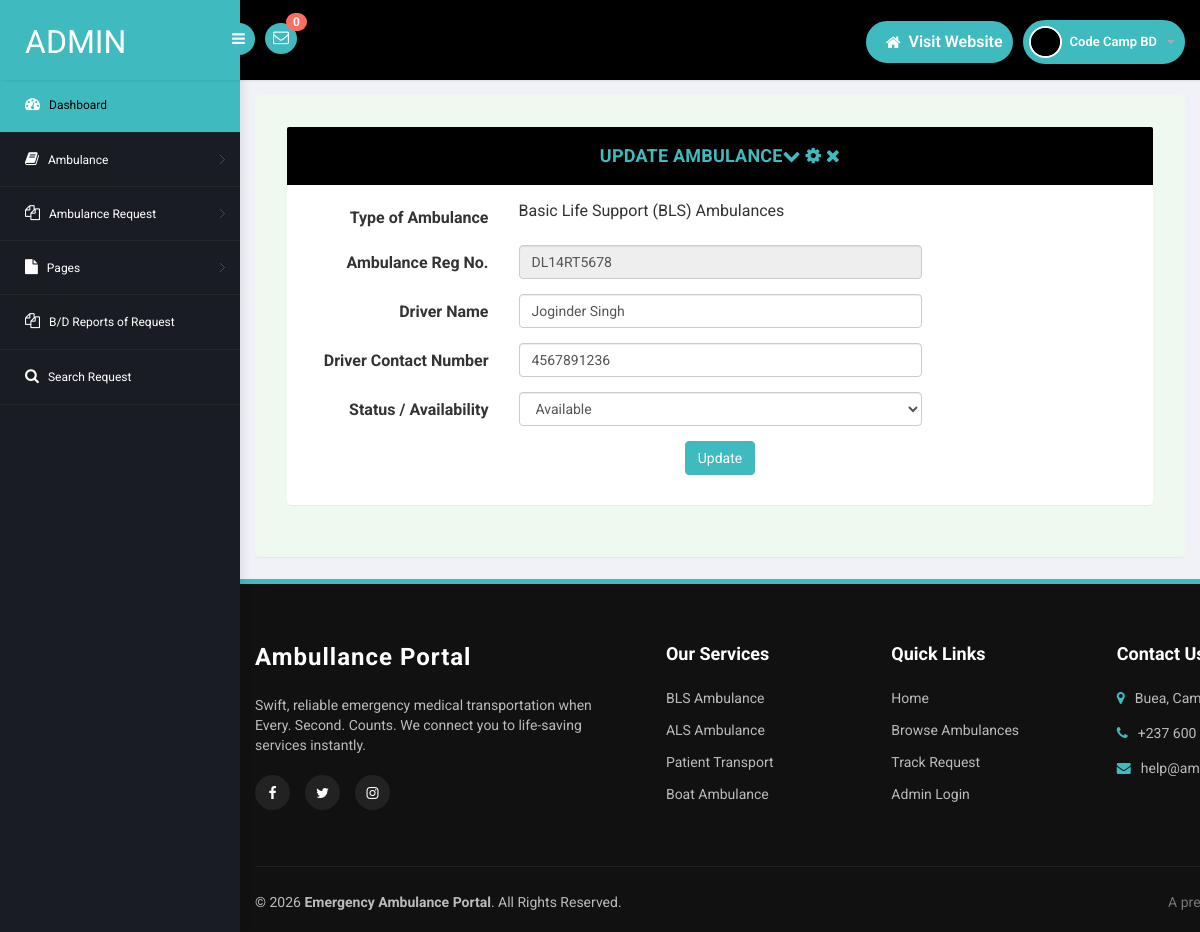
Screenshot of /admin/edit-ambulance.php?editid=1 (signed in) with the database file from the repository.
### tables this page shows
CREATE TABLE `tblambulance` (
  `ID` int(11) NOT NULL,
  `AmbulanceType` varchar(250) DEFAULT NULL,
  `AmbRegNum` varchar(250) DEFAULT NULL,
  `DriverName` varchar(250) DEFAULT NULL,
  `DriverContactNumber` bigint(20) DEFAULT NULL,
  `CreationDate` timestamp NULL DEFAULT current_timestamp(),
  `Status` varchar(250) DEFAULT NULL,
  `UpdationDate` timestamp NULL DEFAULT NULL ON UPDATE current_timestamp()
);

### admin/edit-ambulance.php (the view, shortened to what this page needs)
<?php
include('includes/dbconnection.php');
if (strlen($_SESSION['eahpaid']==0)) {
  header('location:logout.php');
  } else{
  ?>
<!DOCTYPE html>
<head>
<link rel="stylesheet" href="css/bootstrap.min.css" >
<link href="css/style.css?v=<?=time()?>" rel='stylesheet' type='text/css' />
<link href="css/style-responsive.css?v=<?=time()?>" rel="stylesheet"/>
<link rel="stylesheet" href="css/font.css" type="text/css"/>
<link href="css/font-awesome.css" rel="stylesheet">
</head>
<body>
<section id="container">
<?php include_once('includes/header.php');?>
<?php include_once('includes/sidebar.php');?>
<section id="main-content">
	<section class="wrapper">
		<div class="form-w3layouts">
            <div class="row">
                <div class="col-lg-12">
                    <section class="panel">
                        <header class="panel-heading">
                            Update Ambulance
                            <span class="tools pull-right">
                                <a class="fa fa-chevron-down" href="javascript:;"></a>
                                <a class="fa fa-cog" href="javascript:;"></a>
                                <a class="fa fa-times" href="javascript:;"></a>
                             </span>
                        </header>
                        <div class="panel-body">
                            <div class="form">
                                <form class="cmxform form-horizontal " method="post" action="">
                                    <?php
 $cid=$_GET['editid'];
$ret=mysqli_query($con,"select * from tblambulance where ID='$cid'");
while ($row=mysqli_fetch_array($ret)) {
?>
                                    <div class="form-group ">
                                        <label for="adminname" class="control-label col-lg-3">Type of Ambulance</label>
                                        <div class="col-lg-6">
                                             <?php   $atype=$row['AmbulanceType'];
                 if($atype=="1"){ ?>
                  <p>Basic Life Support (BLS) Ambulances</p>
                <?php } elseif($atype=="2"){ ?>
                  <p>Advanced Life Support (ALS) Ambulances</p>
                <?php } elseif($atype=="3"){ ?>
                   <p>Non-Emergency Patient Transport Ambulances</p>
                   <?php } elseif($atype=="4"){ ?>
                     <p>Boat Ambulance</p>
                     <?php } ?>
                                        </div>
                                    </div>
                                    <div class="form-group ">
                                        <label for="adminname" class="control-label col-lg-3">Ambulance Reg No.</label>
                                        <div class="col-lg-6">
                                            <input class=" form-control" id="ambregnum" name="ambregnum" type="text" readonly="true" value="<?php  echo $row['AmbRegNum'];?>">
                                        </div>
                                    </div>
                                    <div class="form-group ">
                                        <label for="adminname" class="control-label col-lg-3">Driver Name</label>
                                        <div class="col-lg-6">
                                            <input class=" form-control" id="dname" name="dname" type="text" required="true" value="<?php  echo $row['DriverName'];?>">
                                        </div>
                                    </div>
                                     <div class="form-group ">
                                        <label for="adminname" class="control-label col-lg-3">Driver Contact Number</label>
                                        <div class="col-lg-6">
                                            <input class=" form-control" id="dconnum" name="dconnum" type="text" required="true" value="<?php  echo $row['DriverContactNumber'];?>" maxlength="10" pattern="[0-9]+">
                                        </div>
                                    </div>
                                    <div class="form-group ">
                                        <label for="status" class="control-label col-lg-3">Status / Availability</label>
                                        <div class="col-lg-6">
                                            <select name="status" id="status" class="form-control" required="true">
                                                <option value="available" <?php if($row['Status']=="available") echo "selected"; ?>>Available</option>
                                            </select>
                                        </div>
                                    </div>
                                    <?php } ?>
                                    <div class="form-group">
                                        <div class="col-lg-offset-3 col-lg-6">
                                          <p style="text-align: center;"> <button class="btn btn-primary" type="submit" name="submit">Update</button></p>
                                        </div>
                                    </div>
                                </form>
                            </div>
                        </div>
                    </section>
                </div>
            </div>
        </div>
</section>
		  <?php include_once('includes/footer.php');?>
</section>
</section>
</body>
</html>
<?php }  ?>

### admin/includes/header.php (shortened to what this page needs)
<?php
include('includes/dbconnection.php');
?>
<header class="header fixed-top clearfix">
<div class="brand">
    <a href="dashboard.php" class="logo">
        Admin
    </a>
    <div class="sidebar-toggle-box">
        <div class="fa fa-bars"></div>
    </div>
</div>
<div class="nav notify-row" id="top_menu">
    <ul class="nav top-menu">
<?php
$ret1=mysqli_query($con,"select * from tblambulancehiring
 where (tblambulancehiring.Status is null || tblambulancehiring.Status='')");
$num=mysqli_num_rows($ret1);
?>
        <li id="header_inbox_bar" class="dropdown">
            <a data-toggle="dropdown" class="dropdown-toggle" href="#">
                <i class="fa fa-envelope-o"></i>
                <span class="badge bg-important"><?php echo $num;?></span>
            </a>
        </li>
    </ul>
</div>
<div class="top-nav clearfix">
    <ul class="nav pull-right top-menu d-flex align-items-center">
        <li class="pill-nav-item">
            <a href="../index.php" class="pill-btn">
                <i class="fa fa-home"></i> <span>Visit Website</span>
            </a>
        </li>
        <li class="dropdown pill-nav-item">
            <a data-toggle="dropdown" class="dropdown-toggle pill-btn profile-btn" href="#">
                <?php
$adid=$_SESSION['eahpaid'];
$ret=mysqli_query($con,"select AdminName from tbladmin where ID='$adid'");
$row=mysqli_fetch_array($ret);
$name=$row['AdminName'];
?>
                <img alt="" src="images/2.png" class="profile-img">
                <span class="username"><?php echo $name; ?></span>
                <b class="caret"></b>
            </a>
        </li>
    </ul>
</div>
</header>

### admin/css/style.css (style rules this page uses)
ul, ol { margin: 0; }
p { margin: 0; }
html, body { font-family: 'Roboto', sans-serif; font-size: 100%; overflow-x: hidden; background: #f1f2f7; background-size:cover; }
body a { transition: 0.5s all ease; -webkit-transition: 0.5s all ease; -moz-transition: 0.5s all ease; -o-transition: 0.5s all ease; -ms-transition: 0.5s all ease; text-decoration:none; color: #3fbbc0; }
p { margin:0; }
ul,label { margin:0; padding:0; }
#main-content { margin-left:240px; -webkit-transition:all .3s ease-in-out; -moz-transition:all .3s ease-in-out; -o-transition:all .3s ease-in-out; transition:all .3s ease-in-out; }
.header { left:0; right:0; z-index:1002; background:#000; -webkit-transition:all .3s ease-in-out; -moz-transition:all .3s ease-in-out; -o-transition:all .3s ease-in-out; transition:all .3s ease-in-out; }
.fixed-top { position:fixed; box-shadow:1px 0 3px rgba(0,0,0,.15); }
.wrapper { display:inline-block; margin-top:80px; padding:15px; width:100%; }
.brand { background:#3fbbc0; float:left; width:240px; height:80px; position:relative; }
a.logo { font-size:32px; color:#fff; float:left; margin:20px 0 0 25px; text-transform:uppercase; }
#top_menu .nav>li,ul.top-menu>li { float:left; }
.notify-row { float:left; margin-top:23px; margin-left:25px; }
ul.top-menu { margin-right:15px; margin-top: 0; }
ul.top-menu > li > a { color: #fff; font-size: 16px; background: #3fbbc0; padding: 4px 8px; margin-right: 15px; border-radius: 50%; -webkit-border-radius: 50%; padding-right: 8px !important; }
.notify-row .badge { position:absolute; right:-10px; top:-10px; z-index:100; }
.top-nav { margin-top:20px; }
.top-nav img { border-radius:50%; -webkit-border-radius:50%; width:33px; }
.top-nav .username { font-size:13px; color:#fff; }
.top-nav ul.top-menu>li>a { border-radius: 100px; -webkit-border-radius: 100px; padding: 0px; background: none; margin-right: 0; border: 1px solid #3fbbc0; background: #3fbbc0; }
.top-nav ul.top-menu>li { margin-left:10px; }
.top-nav .nav .caret { border-bottom-color:#A4AABA; border-top-color:#A4AABA; }
.sidebar-toggle-box { float:left; margin-top:23px; margin-left:-15px; background:#3fbbc0; border-radius:50%; -webkit-border-radius:50%; width:32px; height:32px; position:absolute; right:-15px; }
.sidebar-toggle-box .fa-bars { cursor:pointer; display:inline-block; font-size:15px; padding:8px 8px 8px 9px; color:#fff; }
.panel-heading { position: relative; min-height: 57px; line-height: 1.5; letter-spacing: 0.2px; color: #000; font-size: 18px; font-weight: 400; padding: 15px 16px; background:#ddede0; border-top-right-radius: 2px; border-top-left-radius: 2px; text-transform: uppercase; text-align: center; display: flex; align-items: center; justify-content: center; }
.panel { border: none ! important; }
.form-w3layouts { background: #eef9f0; padding: 2em; border-radius: 4px; -webkit-box-shadow: 0 1px 1px rgba(0,0,0,.05); box-shadow: 0 1px 1px rgba(0,0,0,.05); }
.badge.bg-important { background: #ff6c60; }
.sidebar-toggle-box .fa-bars { cursor: pointer !important; }

### admin/includes/header.php (style rules this page uses)
.btn-primary, .btn-primary:hover, .btn-primary:focus, .btn-primary:active { background-color: var(--primary-teal) !important; border-color: var(--primary-teal) !important; color: #fff !important; }
a { transition: all 0.3s ease; }
.panel-heading { background: #000 !important; color: var(--primary-teal) !important; font-weight: bold !important; text-align: center; }
.pill-nav-item { margin-left: 15px; }
.pill-btn { background: var(--primary-teal) !important; color: #fff !important; padding: 8px 18px !important; border-radius: 50px !important; display: flex !important; align-items: center !important; gap: 8px !important; font-weight: 600 !important; text-transform: none !important; border: 2px solid var(--primary-teal) !important; transition: all 0.3s ease !important; box-shadow: 0 4px 6px rgba(0,0,0,0.1) !important; }
.profile-btn { padding: 4px 18px 4px 4px !important; }
.profile-img { width: 32px; height: 32px; border-radius: 50%; border: 2px solid #fff; background: #000; }
.d-flex { display: flex !important; }
.align-items-center { align-items: center !important; }

### rows the page displays
tblambulance: AmbulanceType "Basic Life Support (BLS) Ambulances", ambregnum "DL14RT5678", dname "Joginder Singh", dconnum "4567891236"

### other values shown
$num "0"
$name "Code Camp BD"
